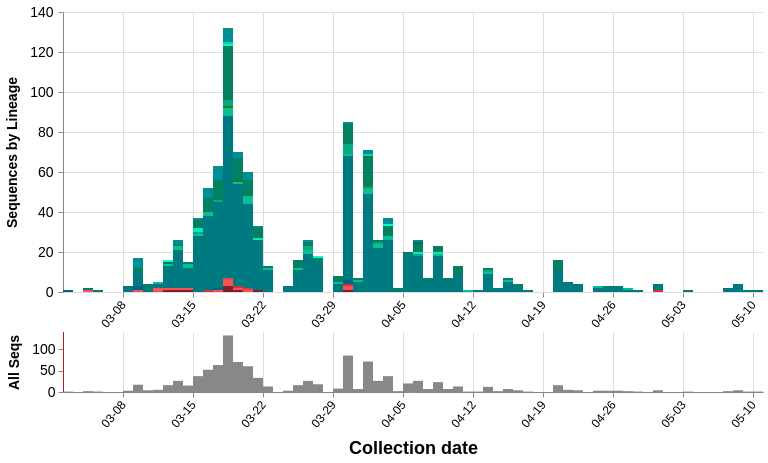

Express this chart as Vega-Lite.
### Vega specification from a JSON file in a GitHub repository (floating-point values rounded to 4 significant figures; data arrays with more than 128 entries replaced by an {"elided": "..."} marker saying what was removed)
{"$schema": "https://vega.github.io/schema/vega/v5.json", "description": "A basic stacked bar chart example.", "comment": "These will be overridden by the container of this vega plot", "width": 700, "height": 380, "padding": 5, "data": [{"name": "cases_by_date_and_group", "comment": "Main data object, same as caseData in store", "format": {"parse": {"group": "string", "cases_sum": "number", "date": "date:'%Q'"}}, "values": {"elided": "178 records"}, "transform": [{"comment": "this creates the group_sum field on each item, which is a total sum of all cases for that group across all dates", "type": "joinaggregate", "ops": ["sum"], "fields": ["cases_sum"], "as": ["group_counts"], "groupby": ["group"]}, {"comment": "Bin observations by date. The width of each bin is determined by the signal dateBin. Since the most detail in the date from GISAID is by day, the bin shouldn't ever be smaller than a day.", "type": "bin", "field": "date", "extent": [{"signal": "dateRangeStart"}, {"signal": "dateRangeEnd"}], "step": {"signal": "dateBin"}, "as": ["day_start", "day_end"]}, {"comment": "After binning, combine observations in the same group and day, by taking the sum of the sequence counts. The max aggs on group_counts and color are just to carry the fields over.", "type": "aggregate", "groupby": ["group", "day_start", "day_end"], "fields": ["cases_sum", "group_counts", "color"], "ops": ["sum", "max", "max"], "as": ["cases_sum", "group_counts", "color"]}, {"comment": "If a group isn't present in a dateBin that others are, then impute an empty value. This is only important for the cumulative view, so as to keep things consistent. Unfortunately I don't know how to impute for days with no data at all yet. This leads to some gaps in the cumulative view.", "type": "impute", "field": "cases_sum", "key": "day_start", "groupby": ["group", "color", "group_counts"], "value": 0}, {"comment": "Recalculate the day_end from the day_start and dateBin, since the imputation can't work on more than one field at once.", "type": "formula", "expr": "datum.day_start + dateBin", "as": "day_end"}, {"comment": "Calculate the cumulative counts. If we're not running in cumulative mode, then output the cumulative count in a dummy field (determined by the signal windowField). If we are in cumulative mode, then overwrite the cases_sum field.", "type": "window", "sort": {"field": "day_start"}, "groupby": ["group"], "ops": ["sum"], "fields": ["cases_sum"], "as": ["cases_sum_new"], "frame": {"signal": "cumulativeWindow"}}, {"comment": "Stack bars on the same date in preparation for the visualization. Offset (zero vs. normalize) controls counts vs. percentages.", "type": "stack", "groupby": ["day_start"], "sort": {"field": "group"}, "field": "cases_sum_new", "offset": {"signal": "stackOffset"}}]}, {"name": "cases_by_date", "source": "cases_by_date_and_group", "comment": "Collapse cases by date (ignore group), for the data in the overview (bottom) plot", "transform": [{"type": "aggregate", "groupby": ["day_start", "day_end"], "fields": ["cases_sum"], "ops": ["sum"], "as": ["cases_sum_by_date"]}]}, {"name": "selected", "comment": "A list of groups that are selected", "on": [{"trigger": "clear", "remove": true}, {"trigger": "!shift", "remove": true}, {"trigger": "!shift && clicked", "insert": "clicked"}, {"trigger": "shift && clicked", "toggle": "clicked"}]}], "signals": [{"name": "dateRangeStart", "value": 1575158400000, "comment": "Along with dateRangeEnd, these are hard limits on the dates shown. May need to update when we hit 2021. Dates are in milliseconds, unix epoch"}, {"name": "dateRangeEnd", "value": 1609372800000}, {"name": "dateBin", "value": 86400000, "comment": "Binning of observations by date, where date is in milliseconds. Default is 1 day (1000 * 60 * 60 * 24). This should never be less than a day. This is passed to the bin transform of cases_by_date_and_group"}, {"name": "overviewYLabel", "value": "All Seqs", "comment": "Y-axis label of the overview (bottom) panel"}, {"name": "detailYLabel", "value": "Sequences by Lineage", "comment": "Y-axis label of the detail (upper) panel"}, {"name": "stackOffset", "value": "zero", "comment": "Whether to show the counts as percentages ('normalize') or as absolute counts ('zero'). This is passed to the stack transform of cases_by_date_and_group"}, {"name": "cumulativeWindow", "value": [0, 0], "comment": "Window to calculate cumulative counts over. [0, 0] disables this behavior, while [null, 0] does the cumulative counting"}, {"name": "detailDomain", "comment": "The date range selected on the overview (bottom) panel. The units are in JS date objects. If there is no date selected, this should be null."}, {"name": "brush", "value": 0, "comment": "The date range selected on the overview (bottom) panel, in screen-space coordinate units (pixels). This will be converted to dates for the detailDomain signal by referencing the xOverview scale"}, {"name": "delta", "value": 0, "comment": "The difference between windows when dragging a date selection window in the overview (bottom) panel. It is tracked onmousemove and used to update the 'brush' signal after mouseup. Units are in screen-space coordinates (pixels)"}, {"name": "xdown", "value": 0, "comment": "The initial screen-space click location, in screen-space coordinates (pixels), when first clicking on the date range window before dragging it. This is used to calculate the 'delta' signal"}, {"name": "anchor", "value": null, "comment": "The initial 'brush' signal state, when clicking on the date range window to drag it. Units are in screen-space coordinates (pixels). Used to update the 'brush' signal after dragging it."}, {"name": "hoverBar", "value": null, "comment": "Used to store which group is hovered over. Is an object with field 'group'"}, {"name": "clear", "value": true, "comment": "If clicking on anything but a grouped bar, then clear the selection (by clearing the 'selection' data object)", "on": [{"events": "mouseup[!event.item]", "update": "true", "force": true}]}, {"name": "shift", "value": false, "comment": "Track whether or not the shift key is pressed. Used to select multiple groups by holding down shift before clicking", "on": [{"events": "@detailbars:click", "update": "event.shiftKey", "force": true}]}, {"name": "clicked", "value": null, "comment": "Track clicks on the group bars, for selection purposes", "on": [{"events": "@detailbars:click", "update": "{group: datum.group}", "force": true}]}], "marks": [{"type": "group", "name": "detail", "comment": "The mark group for the detail (upper) panel", "encode": {"comment": "The width and height should be overridden by the plot's container", "update": {"height": {"value": 280}, "width": {"signal": "width"}}}, "signals": [{"name": "hoverBar", "comment": "Set the hoverBar signal when a bar is hovered over, and clear it when the mouse is hovered over anything else", "push": "outer", "on": [{"events": "@detailbars:mouseover!", "update": "{group: datum.group, date: datum.day_start}"}, {"events": "@detailbars:mouseout!", "update": "null"}]}], "scales": [{"name": "x", "comment": "Provide two fields for the domain, since if we only provide the day_start, the last day will get cut off, and if we only provide day_end, the first day will get cut off", "type": "time", "range": "width", "domain": {"fields": [{"data": "cases_by_date", "field": "day_start"}, {"data": "cases_by_date", "field": "day_end"}]}, "domainRaw": {"signal": "detailDomain"}}, {"name": "y", "comment": "Scale the y axis from 0 to the highest bar height", "type": "linear", "range": [280, 0], "nice": true, "zero": true, "domain": {"data": "cases_by_date_and_group", "field": "y1"}}], "axes": [{"orient": "bottom", "scale": "x", "zindex": 0, "format": "%m-%d", "tickCount": "week", "grid": true, "gridScale": "y", "gridColor": "#DDD", "labelAngle": 310, "labelAlign": "right", "labelBaseline": "middle", "labelPadding": 5, "labelFontSize": 12}, {"orient": "left", "scale": "y", "zindex": 0, "grid": true, "gridColor": "#DDD", "title": {"signal": "detailYLabel"}, "titleFontSize": 14, "titlePadding": 10, "labelFontSize": 14, "labelPadding": 5, "tickCount": 5}], "marks": [{"type": "group", "comment": "Not sure why we need a group mark here, but this is how it is in the example plot, so I didn't change it", "encode": {"update": {"height": {"field": {"group": "height"}}, "width": {"field": {"group": "width"}}, "clip": {"value": true}}}, "marks": [{"type": "rect", "name": "detailbars", "from": {"data": "cases_by_date_and_group"}, "encode": {"comment": "Define the tooltip and other constant values here", "enter": {"strokeWidth": {"value": 1}, "tooltip": {"signal": "{title: datum.group, 'Total sequences': datum.group_counts, 'Sequences': datum.cases_sum_new, 'Collection date': timeFormat(datum.day_start, '%b %d %Y')}"}}, "update": {"x": {"scale": "x", "field": "day_start"}, "x2": {"scale": "x", "field": "day_end"}, "y": {"scale": "y", "field": "y0"}, "y2": {"scale": "y", "field": "y1"}, "fill": [{"test": "(!length(data('selected')) || indata('selected', 'group', datum.group)) && (datum.cases_sum_new > 0)", "field": "color", "comment": "If this group is selected, or if nothing is selected, then color it normally."}, {"value": "#CCC", "comment": "If there is a selected group and this group isn't one of them, then color it light grey"}], "stroke": [{"test": "hoverBar && hoverBar.group == datum.group && datum.cases_sum_new > 0", "value": "#000", "comment": "If this group is being hovered over, then set outline it black. Since we're imputing empty groups, only highlight groups with more than zero cases."}, {"value": "transparent"}], "zindex": [{"test": "hoverBar && hoverBar.group == datum.group && datum.cases_sum > 0", "value": 3, "comment": "Same as the 'stroke' test, but we also need to set the z-index here since it's possible the outline stroke will get hidden under other bars"}, {"value": 1}]}}}]}]}, {"type": "group", "name": "overview", "comment": "Mark group for the overview (bottom) panel", "encode": {"comment": "The width should be overridden by the plot container", "update": {"x": {"value": 0}, "y": {"value": 320}, "width": {"signal": "width"}, "height": {"value": 60}, "fill": {"value": "transparent"}}}, "signals": [{"name": "brush", "comment": "Trigger the date selection brush when any area of the overview plot is clicked. The update code was originally [x(), x()], but I changed it to snap to days instead of selecting by screen-space pixel. All the code does is convert from screen-space pixels --> date --> days --> round to nearest day --> date --> screen-space pixels. invert() is used to convert from pixels to date, and round(x / 86400000) rounds to the nearest day. round() * 86400000 converts from days back into the date (in milliseconds), and scale() converts from date back into screen-space coordinates. This fragment of code is used in all the signals below for day-snapping.", "push": "outer", "on": [{"events": {"merge": [{"markname": "overview", "type": "mousedown"}, {"markname": "overviewbars", "type": "mousedown"}]}, "update": "[scale('xOverview', round(invert('xOverview', x()) / 86400000) * 86400000), scale('xOverview', round(invert('xOverview', x()) / 86400000) * 86400000)]"}, {"comment": "Clear the brush selection on any double-click", "events": {"merge": [{"markname": "overview", "type": "dblclick"}, {"markname": "brushrect", "type": "dblclick"}]}, "update": "0"}, {"comment": "Update the brush on mousemove. Hold the first point of the range constant (brush[0]), and modify brush[1] by snapping to day as well (see comment above). clamp() is used to ensure that the range stays within the bounds of the plot. Capture mousemove events on both the plot and the bars to allow dragging anywhere on the overview plot", "events": {"merge": [{"source": "window", "type": "mousemove", "between": [{"markname": "overview", "type": "mousedown"}, {"source": "window", "type": "mouseup"}], "consume": true}, {"source": "window", "type": "mousemove", "between": [{"markname": "overviewbars", "type": "mousedown"}, {"source": "window", "type": "mouseup"}], "consume": true}]}, "update": "[brush[0], clamp(scale('xOverview', round(invert('xOverview', x()) / 86400000) * 86400000), 0, width)]"}, {"comment": "When the mousemove is finished (marked by mouseup event), then reorganize the brush vector so that the lesser value is first", "events": {"merge": [{"markname": "overview", "type": "mouseup"}, {"markname": "brushrect", "type": "mouseup"}]}, "update": "abs(span(brush)) <= 2 ? 0 : [brush[0], brush[1]]"}, {"comment": "Capture when the date range window is dragged, and update the ranges. Since the dragging logic implements day-snapping on its own, we don't have to round anything here.", "events": {"signal": "delta"}, "update": "clampRange([anchor[0] + delta, anchor[1] + delta], 0, width)"}]}, {"name": "anchor", "comment": "Make a copy of the brush vector when the date range is clicked. Used by the 'brush' signal to update itself after a date range drag", "push": "outer", "on": [{"events": "@brushrect:mousedown", "update": "slice(brush)"}]}, {"name": "xdown", "comment": "Track the initial drag x-coordinate, and snap to the nearest day. Used to set the 'delta' signal", "push": "outer", "on": [{"events": "@brushrect:mousedown", "update": "scale('xOverview', round(invert('xOverview', x()) / 86400000) * 86400000)"}]}, {"name": "delta", "comment": "Track how far and in what direction the date range was dragged. Snap to the nearest day. Used to set the 'brush' signal after a date range drag", "push": "outer", "on": [{"events": "[@brushrect:mousedown, window:mouseup] > window:mousemove!", "update": "scale('xOverview', round(invert('xOverview', x()) / 86400000) * 86400000) - xdown"}]}, {"name": "detailDomain", "comment": "The same as the 'brush' signal, but in date coordinates instead of screen-space (pixel) coordinates", "push": "outer", "on": [{"events": {"signal": "brush"}, "update": "span(brush) ? invert('xOverview', brush) : null"}]}], "scales": [{"name": "xOverview", "comment": "Provide two fields for the domain, since if we only provide the day_start, the last day will get cut off, and if we only provide day_end, the first day will get cut off", "type": "time", "range": "width", "domain": {"fields": [{"data": "cases_by_date", "field": "day_start"}, {"data": "cases_by_date", "field": "day_end"}]}}, {"name": "yOverview", "type": "linear", "range": [60, 0], "domain": {"data": "cases_by_date", "field": "cases_sum_by_date"}, "nice": true, "zero": true}], "axes": [{"orient": "bottom", "scale": "xOverview", "title": "Collection date", "titleFontSize": 18, "titlePadding": 10, "format": "%m-%d", "grid": true, "gridColor": "#DDD", "gridScale": "yOverview", "labelAngle": 310, "labelAlign": "right", "labelBaseline": "middle", "labelPadding": 5, "labelFontSize": 12, "tickCount": "week"}, {"orient": "left", "scale": "yOverview", "title": {"signal": "overviewYLabel"}, "titleFontSize": 14, "titlePadding": 10, "labelFontSize": 14, "labelPadding": 3, "tickCount": 3}], "marks": [{"type": "rect", "name": "overviewbars", "from": {"data": "cases_by_date"}, "encode": {"update": {"x": {"scale": "xOverview", "field": "day_start"}, "x2": {"scale": "xOverview", "field": "day_end"}, "y": {"scale": "yOverview", "value": 0}, "y2": {"scale": "yOverview", "field": "cases_sum_by_date"}, "fill": [{"test": "detailDomain && inrange(datum.day_start, [detailDomain[0], detailDomain[1] - 1])", "value": "#f00", "comment": "Color this bar red if it's within the date selection range"}, {"value": "#888"}]}}}, {"type": "rect", "name": "brushrect", "comment": "Draw the date selection range", "encode": {"enter": {"y": {"value": 0}, "height": {"value": 60}, "fill": {"value": "#333"}, "fillOpacity": {"value": 0.2}}, "update": {"x": {"signal": "brush[0]"}, "x2": {"signal": "brush[1]"}}}}, {"type": "rect", "comment": "Draw the beginning bar of the date selection range", "interactive": false, "encode": {"enter": {"y": {"value": 0}, "height": {"value": 60}, "width": {"value": 1}, "fill": {"value": "firebrick"}}, "update": {"x": {"signal": "brush[0]"}}}}, {"type": "rect", "comment": "Draw the ending bar of the date selection range", "interactive": false, "encode": {"enter": {"y": {"value": 0}, "height": {"value": 60}, "width": {"value": 1}, "fill": {"value": "firebrick"}}, "update": {"x": {"signal": "brush[1]"}}}}]}]}
